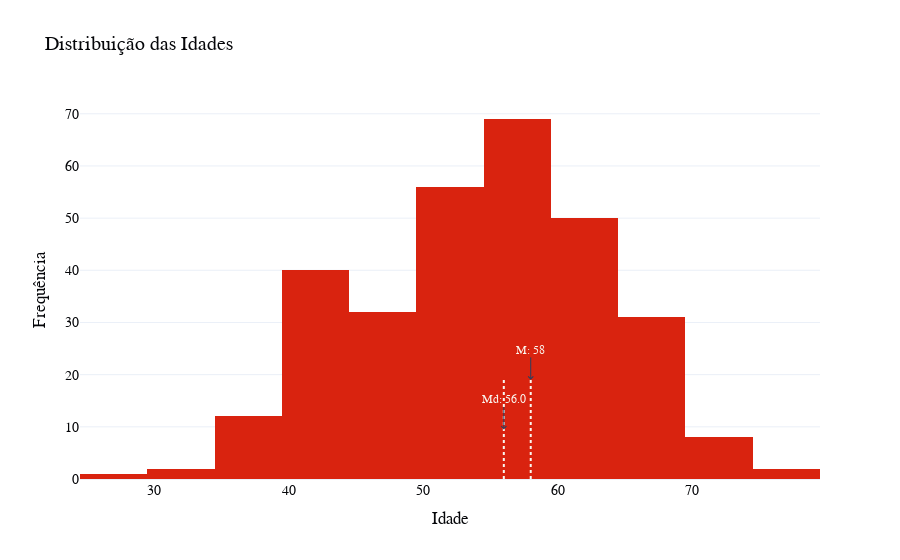

The code cell stored with this chart in its notebook:
### Code cell
# Estatísticas
moda_age = df['age'].mode()[0]
mediana_age = df['age'].median()

# Histograma
age_hist = px.histogram(
    df, 
    x='age', 
    nbins=10, 
    title='Distribuição das Idades',
    labels={'age': 'Idade'},
    color_discrete_sequence=[color_pal[3]]
)

# Linhas Moda e Mediana
age_hist.add_shape(
    type='line',
    x0=moda_age, y0=0,
    x1=moda_age, y1=df['age'].value_counts().max(),
    line=dict(color=color_pal[1], width=2, dash='dot')
)

age_hist.add_shape(
    type='line',
    x0=mediana_age, y0=0,
    x1=mediana_age, y1=df['age'].value_counts().max(),
    line=dict(color=color_pal[1], width=2, dash='dot')
)

# Notas simplificadas
age_hist.add_annotation(
    x=moda_age, 
    y=df['age'].value_counts().max(),
    text=f'M: {moda_age}',
    arrowhead=4, 
    ax=0, 
    font=dict(family='Fira Code, sans-serif', color=color_pal[1], size=12)
)

age_hist.add_annotation(
    x=mediana_age, 
    y=df['age'].value_counts().max() * 0.5,  # sobreposição
    text=f'Md: {mediana_age}', 
    arrowhead=4, 
    ax=0, 
    font=dict(family='Fira Code, sans-serif', color=color_pal[1], size=12)
)

# Layout
age_hist.update_layout(
    xaxis_title='Idade', 
    yaxis_title='Frequência',
    font=dict(family='Fira Code, sans-serif', color=color_pal[0], size=14),
    title=dict(text='Distribuição das Idades', font=dict(size=20)),
    template='plotly_white',
)

age_hist.show()

### Figure 1 — Plotly figure (JSON) as saved in the notebook; plotly's stock layout.template omitted (floating-point values rounded to 4 significant figures; data arrays with more than 128 entries replaced by an {"elided": "..."} marker saying what was removed)
{"data": [{"alignmentgroup": "True", "bingroup": "x", "hovertemplate": "Idade=%{x}<br>count=%{y}<extra></extra>", "legendgroup": "", "marker": {"color": "#D9230F", "pattern": {"shape": ""}}, "name": "", "nbinsx": 10, "offsetgroup": "", "orientation": "v", "showlegend": false, "type": "histogram", "x": {"elided": "303 int values"}, "xaxis": "x", "yaxis": "y"}], "layout": {"annotations": [{"arrowhead": 4, "ax": 0, "ay": -30, "font": {"color": "#FAF7F0", "family": "Fira Code, sans-serif", "size": 12}, "text": "M: 58", "x": 58, "y": 19}, {"arrowhead": 4, "ax": 0, "ay": -30, "font": {"color": "#FAF7F0", "family": "Fira Code, sans-serif", "size": 12}, "text": "Md: 56.0", "x": 56, "y": 9.5}], "autosize": true, "barmode": "relative", "font": {"color": "#050609", "family": "Fira Code, sans-serif", "size": 14}, "legend": {"tracegroupgap": 0}, "shapes": [{"line": {"color": "#FAF7F0", "dash": "dot", "width": 2}, "type": "line", "x0": 58, "x1": 58, "y0": 0, "y1": 19}, {"line": {"color": "#FAF7F0", "dash": "dot", "width": 2}, "type": "line", "x0": 56, "x1": 56, "y0": 0, "y1": 19}], "title": {"font": {"size": 20}, "text": "Distribuição das Idades"}, "xaxis": {"anchor": "y", "autorange": true, "domain": [0, 1], "range": [24.5, 79.5], "title": {"text": "Idade"}, "type": "linear"}, "yaxis": {"anchor": "x", "autorange": true, "domain": [0, 1], "range": [-0.4059, 72.65], "title": {"text": "Frequência"}}}}
